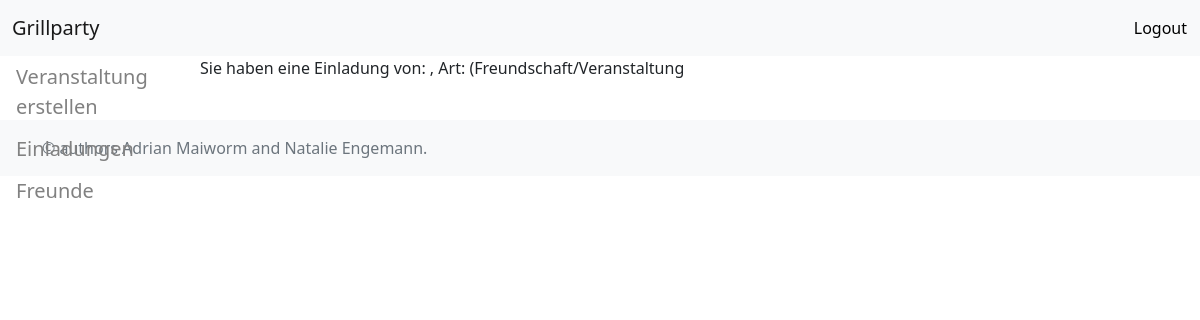
/invitations (signed in), run on an earlier commit of the app's database.
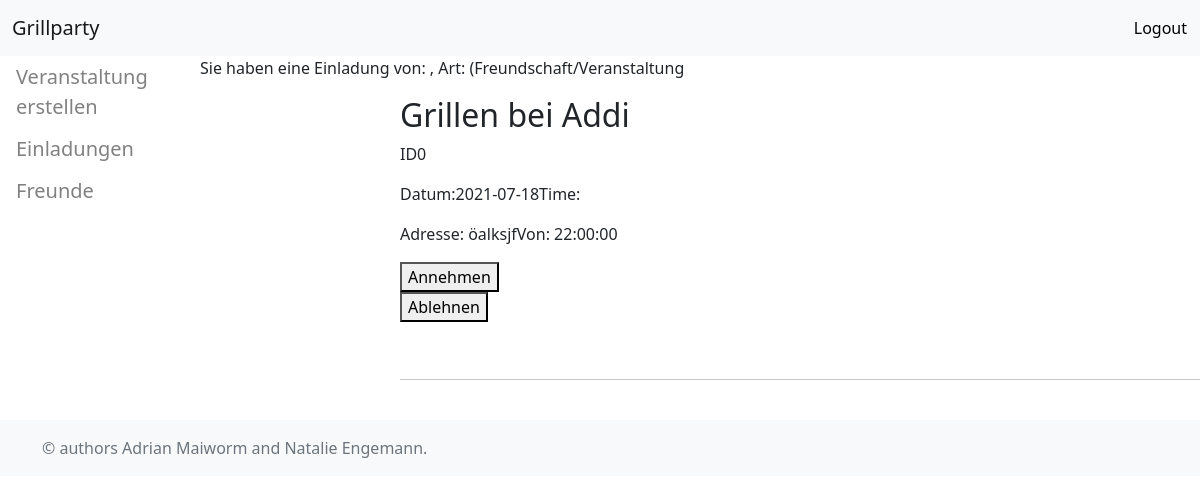
And on a later commit of the database.
### tables this page shows
CREATE TABLE parties (
				id INTEGER NOT NULL PRIMARY KEY AUTOINCREMENT,
				title TEXT NOT NULL,
				date TEXT NOT NULL,
				time TEXT NOT NULL,
				address TEXT NOT NULL,
				owner TEXT NOT NULL,
				FOREIGN KEY (owner) REFERENCES users(mailaddress));

### main.py (the view)
@app.route('/invitations', methods=['POST', 'GET'])
def invitations():
    session._get_current_object.__name__
    user = session["user"]
    invites = select_open_party_invites(conn, cur, user)
    print(invites)
    if request.method == "POST":
        Submit = request.form.get("Submit")
        print(Submit)
        forward_message = "Moving Forward..."
        return redirect(url_for('accept', pid=Submit))
    return render_template('invitations.html', invites = invites)

### db_connection.py (called while the page is built)
def select_open_party_invites(conn, cur, user):
	script = """
	SELECT id, title, date, address, time, owner
	FROM parties
	WHERE parties.id
	IN (SELECT party_id FROM participants WHERE participant_mail = ? AND accepted = 0);
	"""
	parameters = [user]
	cur.execute(script, parameters)
	results = cur.fetchall()
	return results

### templates/invitations.html (shortened to what this page needs)
{% extends "dashboard.html" %}
{% block overview%}
<div class = "Einladungen">
    <p> Sie haben eine Einladung von: , Art: (Freundschaft/Veranstaltung</p>
    <div class="container-1">
        {% for invite in invites %}
        <p>
            <h2>{{ invite[1] }}</h2>
            <div class="Invites">
                <p>ID<td>{{ invite[0] }}</td></p>
            </div>
            <div class="DateTime">
                <p>Datum:<td>{{ invite[2] }}</td></p>
                <p>Time:</p>
            </div>
            <div class="address">
                <p>Adresse:   <td>{{ invite[3] }}</td></p>
                <p>Von:      <td>{{ invite[4] }}</td></p>
            </div>
            <div class="buttons">
                <form  method="post">
                    <button name="Submit" type="submit" value="{{ invite[0] }}">Annehmen</button>
                </form>
                <form action="/decline/" method="post">
                    <button name="Decline" type="submit" value="{{ invite[0] }}">Ablehnen</button>
                </form>
            </div>
        </p>
        <span class="badge badge-primary">{{ invite[3] }}</span>
        <hr>
        {% endfor %}
    </div>
</div>
{% endblock %}

### templates/dashboard.html (shortened to what this page needs)
{% extends "main.html" %}
{% block navbar %}
{% if session['logged_in'] %}
<nav class="navbar sticky-top navbar-expand-lg navbar-light bg-light">
    <div class="container-fluid">
        <a class="navbar-brand" href="/dashboard">Grillparty</a></div>
        <ul class="nav navbar-nav navbar-right">
        <form action="/logout/" method="post">
            <button class="btn btn-light" type = "submit">Logout</button>
        </form>
            </ul>
        </nav>
<div class="sidenav">
    <a href="/newevent">Veranstaltung erstellen</a>
    <a href="/invitations">Einladungen</a>
    <a href="/friends">Freunde</a>
  </div>
  {% block overview %}{% endblock %}
{% else %}
<p>Loggen Sie sich bitte ein</p>
{% endif %}
{% endblock %}

### templates/main.html (shortened to what this page needs)
<!DOCTYPE html>
<html>
<head>
    <link href="https://cdn.jsdelivr.net/npm/bootstrap@5.0.0-beta2/dist/css/bootstrap.min.css" rel="stylesheet"
>
    <link rel="stylesheet" type="text/css" href="{{ url_for('static', filename='css/stylesheet.css') }}" />
    <link rel="stylesheet" type="text/css" href="{{ url_for('static', filename='css/dashboard.css') }}" />
</head>
{% block navbar %}{% endblock %}
    <br>
    <footer class="footer mt-auto py-3 bg-light">
        <div class="container">
            <span class="text-muted">
                &copy; authors Adrian Maiworm and Natalie Engemann.
            </span>
        </div>
    </footer>
</body>
</html>

### static/css/dashboard.css (style rules this page uses)
.sidenav { height:auto; width: 200px; left: 0; position: fixed; padding-bottom: 0; z-index: 1; }
.sidenav a { text-decoration: none; font-size: 20px; padding: 6px 8px 6px 16px; color: #818181; display: block; }
.container-1 { margin-left: 200px; }
.Einladungen { margin-left: 200px; }
.Invites { display:flex; align-items: center; }
.DateTime { display:flex; align-items: center; }
.address { display:flex; align-items: center; }

What changed in the data, as far as the page shows it:
now on this page (row edited): parties: title "Grillen bei Addi", id "0", date "2021-07-18", address "öalksjf", time "22:00:00"
